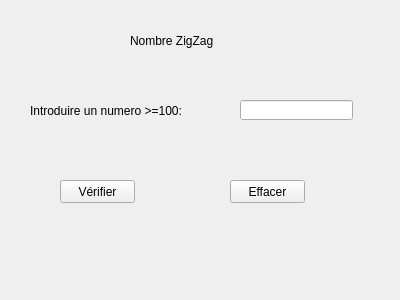
<?xml version="1.0" encoding="UTF-8"?>
<ui version="4.0">
 <class>Form</class>
 <widget class="QWidget" name="Form">
  <property name="geometry">
   <rect>
    <x>0</x>
    <y>0</y>
    <width>400</width>
    <height>300</height>
   </rect>
  </property>
  <property name="windowTitle">
   <string>Form</string>
  </property>
  <widget class="QLabel" name="label">
   <property name="geometry">
    <rect>
     <x>130</x>
     <y>20</y>
     <width>131</width>
     <height>41</height>
    </rect>
   </property>
   <property name="text">
    <string>Nombre ZigZag</string>
   </property>
  </widget>
  <widget class="QLabel" name="l2">
   <property name="geometry">
    <rect>
     <x>50</x>
     <y>220</y>
     <width>291</width>
     <height>51</height>
    </rect>
   </property>
   <property name="text">
    <string/>
   </property>
  </widget>
  <widget class="QLabel" name="label_3">
   <property name="geometry">
    <rect>
     <x>30</x>
     <y>90</y>
     <width>171</width>
     <height>41</height>
    </rect>
   </property>
   <property name="text">
    <string>Introduire un numero &gt;=100:</string>
   </property>
  </widget>
  <widget class="QLineEdit" name="l1">
   <property name="geometry">
    <rect>
     <x>240</x>
     <y>100</y>
     <width>113</width>
     <height>20</height>
    </rect>
   </property>
  </widget>
  <widget class="QPushButton" name="b1">
   <property name="geometry">
    <rect>
     <x>60</x>
     <y>180</y>
     <width>75</width>
     <height>23</height>
    </rect>
   </property>
   <property name="text">
    <string>Vérifier</string>
   </property>
  </widget>
  <widget class="QPushButton" name="clear">
   <property name="geometry">
    <rect>
     <x>230</x>
     <y>180</y>
     <width>75</width>
     <height>23</height>
    </rect>
   </property>
   <property name="text">
    <string>Effacer</string>
   </property>
  </widget>
 </widget>
 <resources/>
 <connections>
  <connection>
   <sender>clear</sender>
   <signal>clicked()</signal>
   <receiver>l1</receiver>
   <slot>clear()</slot>
   <hints>
    <hint type="sourcelabel">
     <x>251</x>
     <y>198</y>
    </hint>
    <hint type="destinationlabel">
     <x>281</x>
     <y>112</y>
    </hint>
   </hints>
  </connection>
 </connections>
</ui>
